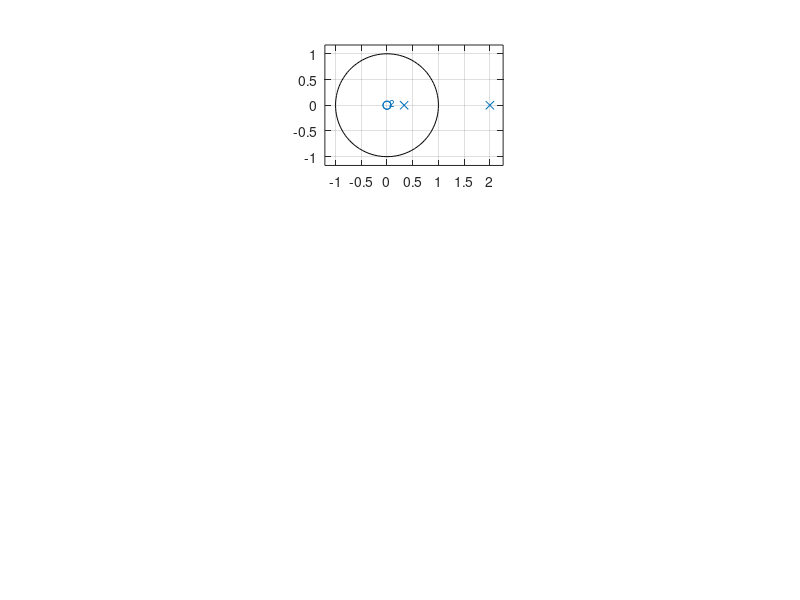

The MATLAB source for this figure:
clc; clear; close all;
format compact;

% variables
num = [1 0 0]; den = [1 -7/3 2/3];
% Pole-Zero Map
subplot(311); zplane(num, den)

% Finding poles
[r p c] = residuez(num,den);
